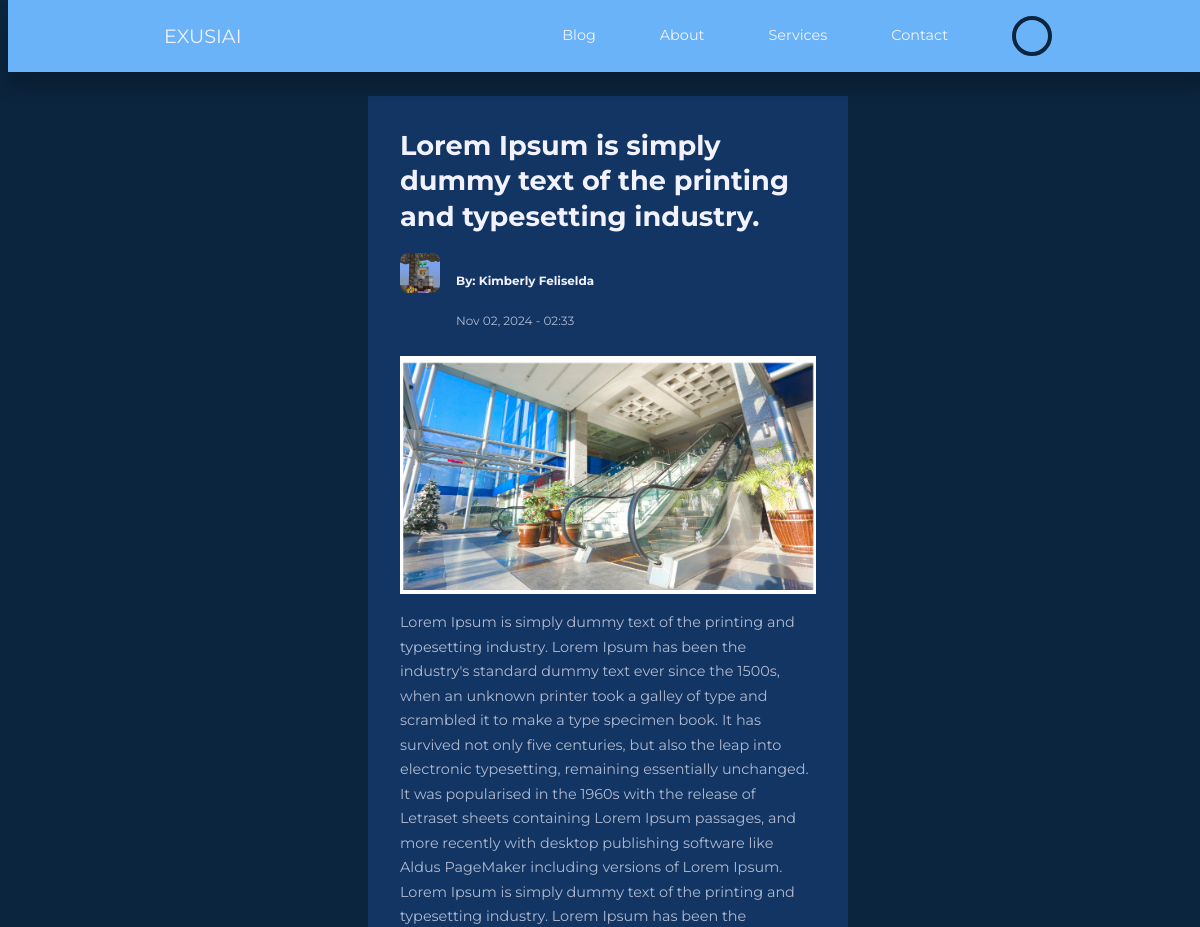
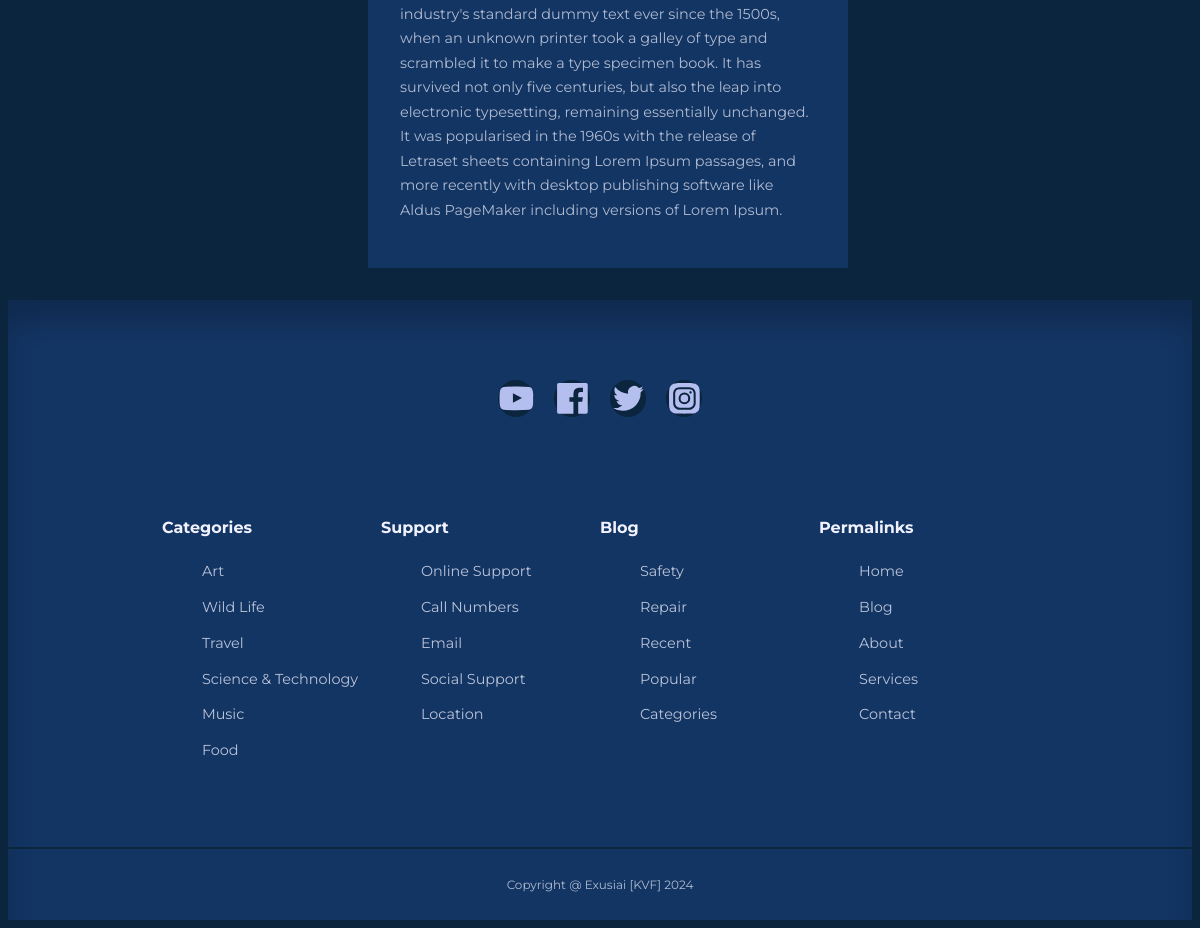
Page /blog/post.php?ID=2 (signed in) on the committed database (2 pictures, top to bottom).
### tables this page shows
CREATE TABLE `posts` (
  `ID` int(11) UNSIGNED NOT NULL,
  `title` varchar(255) NOT NULL,
  `body` text NOT NULL,
  `thumbnail` varchar(255) NOT NULL,
  `date_time` timestamp NOT NULL DEFAULT current_timestamp(),
  `category_id` int(11) UNSIGNED DEFAULT NULL,
  `author_id` int(11) UNSIGNED NOT NULL,
  `is_featured` tinyint(1) NOT NULL
);

CREATE TABLE `users` (
  `ID` int(11) UNSIGNED NOT NULL,
  `firstname` varchar(50) NOT NULL,
  `lastname` varchar(50) NOT NULL,
  `username` varchar(50) NOT NULL,
  `email` varchar(255) NOT NULL,
  `password` varchar(255) NOT NULL,
  `avatar` varchar(255) NOT NULL,
  `is_admin` tinyint(1) NOT NULL
);

### blog/post.php (the view)
<?php
    include 'partials/header.php';
    if(isset($_GET['ID'])){
        $ID = filter_var($_GET['ID'], FILTER_SANITIZE_NUMBER_INT);
        $query = "SELECT * FROM posts WHERE ID=$ID";
        $result = mysqli_query($conn, $query);
        $post = mysqli_fetch_assoc($result);
    }
    else{
        header('Location: '.ROOT_URL. 'blog.php');
        die();
    }
?>
    <section class="singlepost">
        <div class="singlepost_container">
            <h2><?= $post['title'] ?></h2>
            <div class="post_author">
                <?php
                    $author_id = $post['author_id'];
                    $author_query = "SELECT * FROM users WHERE ID=$author_id";
                    $author_result = mysqli_query($conn, $author_query);
                    $author = mysqli_fetch_assoc($author_result);
                ?>
                <div class="post_author-avatar">
                    <img src="./images/<?= $author['avatar'] ?>" alt="">
                </div>
                <div class="post_author-info">
                    <h5>By: <?= "{$author['firstname']} {$author['lastname']}" ?></h5>
                    <small><?= date("M d, Y - H:i", strtotime($post['date_time'])) ?></small>
                </div>
            </div>
            <div class="singlepost_thumbnail">
                <img src="./images/<?= $post['thumbnail'] ?>" alt="">
            </div>
            <p><?= $post['body'] ?></p>
        </div>
    </section>
<?php
    include 'partials/footer.php';
?>

### blog/css/style.css (style rules this page uses)
:root { --color-primary: #6ab3f8; --color-primary-light: hsla(220, 91%, 69%, 0.18); --color-primary-variant: #548dcf; --color-red: #da0f3f; --color-red-light: hsl(346, 87%, 46%, 15%); --color-green: #00c476; --color-green-light: hsl(156, 100%, 38%, 15%); --color-gray-900: #133564; --color-gray-700: #2b4e7c; --color-gray-300: rgba(242, 242, 254, 0.3); --color-gray-200: rgba(242, 242, 254, 0.7); --color-white: #f2f2fe; --color-bg: #0b253e; --transition: all 300ms ease; --container-width-lg: 74%; --container-width-md: 88%; --form-width: 40%; --card-border-radius-1: 0.3rem; --card-border-radius-2: 0.5rem; --card-border-radius-3: 0.8rem; --card-border-radius-4: 2rem; --card-border-radius-5: 5rem; }
* { outline: 0; border: 0; appearance: 0; list-style: none; text-decoration: none; box-sizing: border-box; }
body { font-family: "Montserrat", sans-serif; line-height: 1.6; color: var(--color-gray-200); overflow-x: hidden; background: var(--color-bg); font-size: 0.9rem; }
section { margin-top: 3rem; width: 100vw; }
h1, h2, h3, h4, h5 { color: var(--color-white); line-height: 1.3; }
h2 { font-size: 1.7rem; margin: 1rem 0; }
img { display: block; width: 100%; object-fit: cover; }
.post_author { display: flex; gap: 1rem; margin-top: 1.2rem; }
.post_author-avatar { width: 2.5rem; height: 2.5rem; border-radius: var(--card-border-radius-2); overflow: hidden; }
.singlepost { margin: 6rem 0 2rem; display: flex; justify-content: center; }
.singlepost .singlepost_container { width: var(--form-width); background: var(--color-gray-900); padding: 1rem 2rem 2rem; }
.singlepost .singlepost_thumbnail { margin: 1.5rem 0 1rem; }
.singlepost_container p { margin-top: 1rem; line-height: 1.7; }

### rows in the picture
posts: title "Lorem Ipsum is simply dummy text of the printing and typesetting industry.", date_time "Nov 02, 2024 - 02:33", thumbnail (picture), body "Lorem Ipsum is simply dummy text of the printing and typesetting industry. Lorem Ipsum has been the industry's standard dummy text ever since the 1500s, when an unknown printer took a galley of type and scrambled it to make a type specimen book. It has survived not only five centuries, but also the leap into electronic typesetting, remaining essentially unchanged. It was popularised in the 1960s with the release of Letraset sheets containing Lorem Ipsum passages, and more recently with desktop publishing software like Aldus PageMaker including versions of Lorem Ipsum. Lorem Ipsum is simply dummy text of the printing and typesetting industry. Lorem Ipsum has been the industry's standard…"
users: avatar (picture), firstname "Kimberly", lastname "Feliselda"
